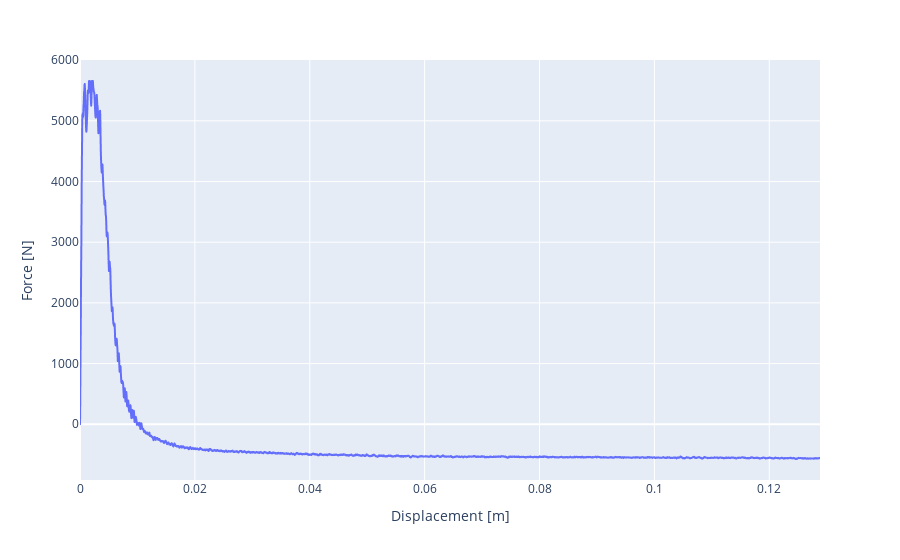

This figure's notebook cell:
### Code cell
px.line(data,x='Displacement [m]',y='Force [N]')

### Figure 1 — Plotly figure (JSON) as saved in the notebook; plotly's stock layout.template omitted (floating-point values rounded to 4 significant figures; data arrays with more than 128 entries replaced by an {"elided": "..."} marker saying what was removed)
{"data": [{"hovertemplate": "Displacement [m]=%{x}<br>Force [N]=%{y}<extra></extra>", "legendgroup": "", "line": {"color": "#636efa", "dash": "solid"}, "mode": "lines", "name": "", "showlegend": false, "type": "scattergl", "x": {"elided": "4570 float values"}, "xaxis": "x", "y": {"elided": "4570 float values"}, "yaxis": "y"}], "layout": {"legend": {"tracegroupgap": 0}, "margin": {"t": 60}, "xaxis": {"anchor": "y", "domain": [0, 1], "title": {"text": "Displacement [m]"}}, "yaxis": {"anchor": "x", "domain": [0, 1], "title": {"text": "Force [N]"}}}}
